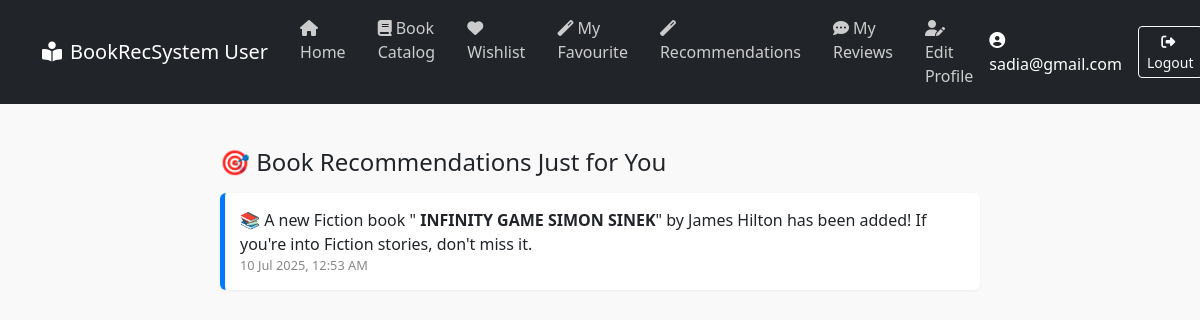
The page /user/recommendations.php (signed in) on the database its author committed.
### tables this page shows
CREATE TABLE `tblnotification` (
  `id` int(11) NOT NULL,
  `book_id` int(11) NOT NULL,
  `created_at` timestamp NOT NULL DEFAULT current_timestamp(),
  `genre_id` int(11) NOT NULL,
  `message` text DEFAULT NULL
);

### user/recommendations.php (the view, shortened to what this page needs)
<?php
include '../dbconnection.php';
$user_id = $_SESSION['user_id'];
$genre_ids = [];
$res = mysqli_query($conn, "SELECT genre_id FROM tblrecommendation WHERE user_id = $user_id AND book_id IS NULL");
while ($row = mysqli_fetch_assoc($res)) {
    $genre_ids[] = $row['genre_id'];
}
$notifications = [];
if (!empty($genre_ids)) {
    $genre_str = implode(',', $genre_ids);
    $notifications = mysqli_query($conn, "SELECT message, created_at FROM tblnotification WHERE genre_id IN ($genre_str) ORDER BY created_at DESC");
}
?>
<!DOCTYPE html>
<html lang="en">
<head>
  <link href="https://cdn.jsdelivr.net/npm/bootstrap@5.3.0/dist/css/bootstrap.min.css" rel="stylesheet">
  <link href="https://cdnjs.cloudflare.com/ajax/libs/font-awesome/6.4.0/css/all.min.css" rel="stylesheet">
</head>
<body>
<?php include 'user-header.php'; ?>
<div class="container notif-box mt-4">
  <h4 class="mb-3">🎯 Book Recommendations Just for You</h4>
  <?php if (!empty($notifications) && mysqli_num_rows($notifications) > 0): ?>
    <?php while ($n = mysqli_fetch_assoc($notifications)): ?>
      <div class="notif-item">
        <div><?php echo $n['message']; ?></div>
        <div class="notif-time"><?php echo date('d M Y, h:i A', strtotime($n['created_at'])); ?></div>
      </div>
    <?php endwhile; ?>
  <?php else: ?>
    <div class="alert alert-warning">No new notifications based on your selected genres.</div>
  <?php endif; ?>
</div>
</body>
</html>

### user/recommendations.php (style rules this page uses)
body { background-color: #f9f9f9; font-family: 'Segoe UI', sans-serif; }
.notif-box { max-width: 800px; margin: auto; padding: 20px; }
.notif-item { background: #fff; border-left: 5px solid #007bff; padding: 15px; margin-bottom: 15px; border-radius: 6px; box-shadow: 0 1px 3px rgba(0,0,0,0.05); }
.notif-time { font-size: 0.8rem; color: #888; }

### rows shown on the page
tblnotification: message "📚 A new Fiction book \" INFINITY GAME SIMON SINEK \" by James Hilton has been added! If you're into Fiction stories, don't miss it.", created_at "10 Jul 2025, 12:53 AM"

### other values the page prints
$_SESSION['user_email'] "sadia@gmail.com"
